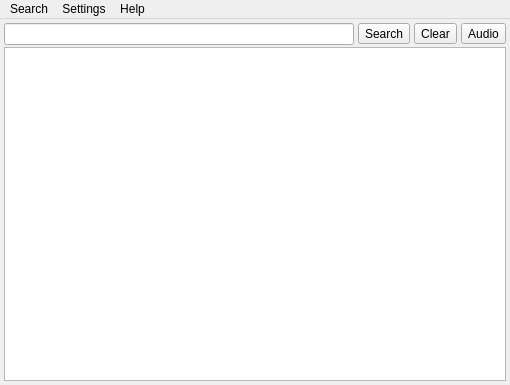
<?xml version="1.0" encoding="UTF-8"?>
<ui version="4.0">
 <class>ReoMain</class>
 <widget class="QMainWindow" name="ReoMain">
  <property name="geometry">
   <rect>
    <x>0</x>
    <y>0</y>
    <width>510</width>
    <height>385</height>
   </rect>
  </property>
  <property name="windowTitle">
   <string>Reo</string>
  </property>
  <property name="windowIcon">
   <iconset theme="accessories-dictionary">
    <normaloff>../../.designer/backup</normaloff>../../.designer/backup</iconset>
  </property>
  <property name="unifiedTitleAndToolBarOnMac">
   <bool>false</bool>
  </property>
  <widget class="QWidget" name="centralwidget">
   <property name="autoFillBackground">
    <bool>true</bool>
   </property>
   <layout class="QHBoxLayout" name="horizontalLayout_2">
    <property name="spacing">
     <number>4</number>
    </property>
    <property name="leftMargin">
     <number>4</number>
    </property>
    <property name="topMargin">
     <number>4</number>
    </property>
    <property name="rightMargin">
     <number>4</number>
    </property>
    <property name="bottomMargin">
     <number>4</number>
    </property>
    <item>
     <layout class="QVBoxLayout" name="verticalLayout">
      <property name="spacing">
       <number>2</number>
      </property>
      <property name="sizeConstraint">
       <enum>QLayout::SetMaximumSize</enum>
      </property>
      <item>
       <layout class="QHBoxLayout" name="horizontalLayout">
        <property name="spacing">
         <number>4</number>
        </property>
        <item>
         <widget class="QLineEdit" name="searchEntry">
          <property name="styleSheet">
           <string notr="true"/>
          </property>
          <property name="clearButtonEnabled">
           <bool>true</bool>
          </property>
         </widget>
        </item>
        <item>
         <widget class="QToolButton" name="searchButton">
          <property name="toolTip">
           <string>Search</string>
          </property>
          <property name="styleSheet">
           <string notr="true"/>
          </property>
          <property name="text">
           <string>Search</string>
          </property>
          <property name="icon">
           <iconset theme="edit-find">
            <normaloff>../../.designer/backup</normaloff>../../.designer/backup</iconset>
          </property>
         </widget>
        </item>
        <item>
         <widget class="QToolButton" name="clearButton">
          <property name="toolTip">
           <string>Clear</string>
          </property>
          <property name="styleSheet">
           <string notr="true"/>
          </property>
          <property name="text">
           <string>Clear</string>
          </property>
          <property name="icon">
           <iconset theme="edit-clear">
            <normaloff>../../.designer/backup</normaloff>../../.designer/backup</iconset>
          </property>
         </widget>
        </item>
        <item>
         <widget class="QToolButton" name="audioButton">
          <property name="toolTip">
           <string>Audio</string>
          </property>
          <property name="styleSheet">
           <string notr="true"/>
          </property>
          <property name="text">
           <string>Audio</string>
          </property>
          <property name="icon">
           <iconset theme="audio-speakers-symbolic">
            <normaloff>../../.designer/backup</normaloff>../../.designer/backup</iconset>
          </property>
         </widget>
        </item>
       </layout>
      </item>
      <item>
       <widget class="QTextEdit" name="defView">
        <property name="styleSheet">
         <string notr="true"/>
        </property>
        <property name="readOnly">
         <bool>true</bool>
        </property>
       </widget>
      </item>
     </layout>
    </item>
   </layout>
  </widget>
  <widget class="QMenuBar" name="menubar">
   <property name="geometry">
    <rect>
     <x>0</x>
     <y>0</y>
     <width>510</width>
     <height>30</height>
    </rect>
   </property>
   <widget class="QMenu" name="menuSearch">
    <property name="title">
     <string>Search</string>
    </property>
    <addaction name="actionPaste_Search"/>
    <addaction name="actionSearch_Selected"/>
    <addaction name="actionRandom_Word"/>
   </widget>
   <widget class="QMenu" name="menuHelp">
    <property name="title">
     <string>Help</string>
    </property>
    <addaction name="actionAbout"/>
    <addaction name="actionQuit"/>
   </widget>
   <widget class="QMenu" name="menuSettings">
    <property name="title">
     <string>Settings</string>
    </property>
    <addaction name="actionLive_Search"/>
    <addaction name="actionDark_Mode"/>
    <addaction name="actionDebug"/>
   </widget>
   <addaction name="menuSearch"/>
   <addaction name="menuSettings"/>
   <addaction name="menuHelp"/>
  </widget>
  <action name="actionPaste_Search">
   <property name="icon">
    <iconset theme="edit-paste-symbolic">
     <normaloff>../../.designer/backup</normaloff>../../.designer/backup</iconset>
   </property>
   <property name="text">
    <string>Paste &amp;&amp; Search</string>
   </property>
   <property name="shortcut">
    <string>Ctrl+Shift+V</string>
   </property>
  </action>
  <action name="actionSearch_Selected">
   <property name="icon">
    <iconset theme="edit-find-symbolic">
     <normaloff>../../.designer/backup</normaloff>../../.designer/backup</iconset>
   </property>
   <property name="text">
    <string>Search Selected Text</string>
   </property>
   <property name="shortcut">
    <string>Ctrl+S</string>
   </property>
  </action>
  <action name="actionRandom_Word">
   <property name="icon">
    <iconset theme="media-playlist-shuffle-symbolic">
     <normaloff>../../.designer/backup</normaloff>../../.designer/backup</iconset>
   </property>
   <property name="text">
    <string>Random Word</string>
   </property>
   <property name="shortcut">
    <string>Ctrl+R</string>
   </property>
  </action>
  <action name="actionAbout">
   <property name="icon">
    <iconset theme="help-about-symbolic">
     <normaloff>../../.designer/backup</normaloff>../../.designer/backup</iconset>
   </property>
   <property name="text">
    <string>About Reo</string>
   </property>
  </action>
  <action name="actionQuit">
   <property name="icon">
    <iconset theme="window-close-symbolic">
     <normaloff>../../.designer/backup</normaloff>../../.designer/backup</iconset>
   </property>
   <property name="text">
    <string>Quit</string>
   </property>
  </action>
  <action name="actionLive_Search">
   <property name="checkable">
    <bool>true</bool>
   </property>
   <property name="text">
    <string>Live Search</string>
   </property>
  </action>
  <action name="actionDark_Mode">
   <property name="checkable">
    <bool>true</bool>
   </property>
   <property name="checked">
    <bool>true</bool>
   </property>
   <property name="text">
    <string>Dark Mode</string>
   </property>
  </action>
  <action name="actionDebug">
   <property name="checkable">
    <bool>true</bool>
   </property>
   <property name="text">
    <string>Debug</string>
   </property>
  </action>
 </widget>
 <resources/>
 <connections>
  <connection>
   <sender>searchEntry</sender>
   <signal>returnPressed()</signal>
   <receiver>searchButton</receiver>
   <slot>click()</slot>
   <hints>
    <hint type="sourcelabel">
     <x>665</x>
     <y>56</y>
    </hint>
    <hint type="destinationlabel">
     <x>707</x>
     <y>53</y>
    </hint>
   </hints>
  </connection>
  <connection>
   <sender>clearButton</sender>
   <signal>clicked()</signal>
   <receiver>defView</receiver>
   <slot>clear()</slot>
   <hints>
    <hint type="sourcelabel">
     <x>745</x>
     <y>63</y>
    </hint>
    <hint type="destinationlabel">
     <x>737</x>
     <y>117</y>
    </hint>
   </hints>
  </connection>
  <connection>
   <sender>clearButton</sender>
   <signal>clicked()</signal>
   <receiver>searchEntry</receiver>
   <slot>clear()</slot>
   <hints>
    <hint type="sourcelabel">
     <x>752</x>
     <y>47</y>
    </hint>
    <hint type="destinationlabel">
     <x>646</x>
     <y>56</y>
    </hint>
   </hints>
  </connection>
 </connections>
</ui>
